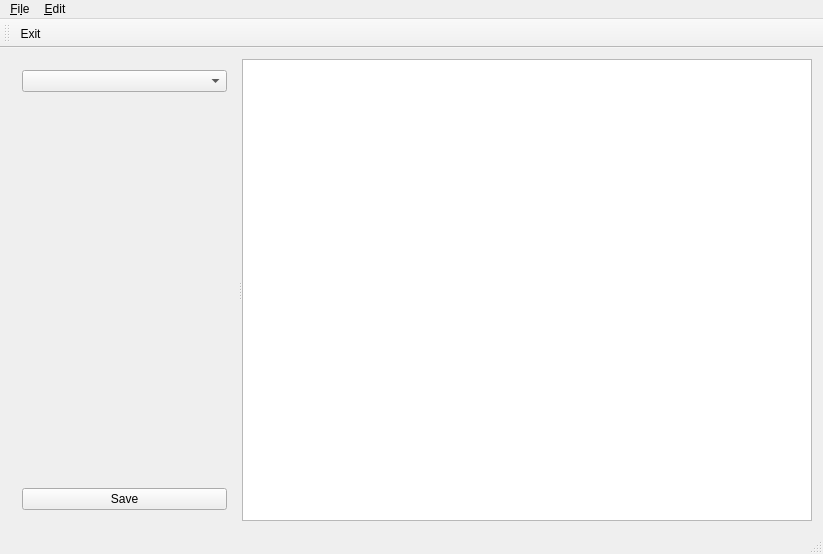
<?xml version="1.0" encoding="UTF-8"?>
<ui version="4.0">
 <class>MainWindow</class>
 <widget class="QMainWindow" name="MainWindow">
  <property name="geometry">
   <rect>
    <x>0</x>
    <y>0</y>
    <width>823</width>
    <height>554</height>
   </rect>
  </property>
  <property name="windowTitle">
   <string>MainWindow</string>
  </property>
  <widget class="QWidget" name="centralWidget">
   <layout class="QVBoxLayout" name="verticalLayout_2">
    <item>
     <widget class="QSplitter" name="splitter">
      <property name="orientation">
       <enum>Qt::Horizontal</enum>
      </property>
      <widget class="QWidget" name="layoutWidget">
       <layout class="QVBoxLayout" name="verticalLayout">
        <item>
         <widget class="MenuComboBox" name="menuComboBox"/>
        </item>
        <item>
         <widget class="EditorDelegate" name="menuEditorDelegate" native="true"/>
        </item>
        <item>
         <widget class="QPushButton" name="savePushButton">
          <property name="text">
           <string>Save</string>
          </property>
         </widget>
        </item>
       </layout>
      </widget>
      <widget class="QPlainTextEdit" name="menuTextEdit">
       <property name="minimumSize">
        <size>
         <width>400</width>
         <height>0</height>
        </size>
       </property>
       <property name="font">
        <font>
         <family>Courier New</family>
        </font>
       </property>
      </widget>
     </widget>
    </item>
   </layout>
  </widget>
  <widget class="QMenuBar" name="menuBar">
   <property name="geometry">
    <rect>
     <x>0</x>
     <y>0</y>
     <width>823</width>
     <height>21</height>
    </rect>
   </property>
   <widget class="QMenu" name="menuFile">
    <property name="title">
     <string>&amp;Fi&amp;le</string>
    </property>
    <addaction name="action_New"/>
    <addaction name="action_Open"/>
    <addaction name="action_Save"/>
    <addaction name="separator"/>
    <addaction name="action_Exit"/>
   </widget>
   <widget class="QMenu" name="menuEdit">
    <property name="title">
     <string>&amp;Edit</string>
    </property>
    <addaction name="action_Add"/>
    <addaction name="action_Remove"/>
   </widget>
   <addaction name="menuFile"/>
   <addaction name="menuEdit"/>
  </widget>
  <widget class="QToolBar" name="mainToolBar">
   <attribute name="toolBarArea">
    <enum>TopToolBarArea</enum>
   </attribute>
   <attribute name="toolBarBreak">
    <bool>false</bool>
   </attribute>
   <addaction name="action_Exit"/>
  </widget>
  <widget class="QStatusBar" name="statusBar"/>
  <action name="action_Open">
   <property name="text">
    <string>&amp;Open...</string>
   </property>
  </action>
  <action name="action_Save">
   <property name="text">
    <string>&amp;Save...</string>
   </property>
  </action>
  <action name="action_Exit">
   <property name="text">
    <string>&amp;Exit</string>
   </property>
   <property name="shortcut">
    <string>Ctrl+X</string>
   </property>
  </action>
  <action name="action_Add">
   <property name="text">
    <string>&amp;Add...</string>
   </property>
  </action>
  <action name="action_Remove">
   <property name="text">
    <string>&amp;Remove</string>
   </property>
  </action>
  <action name="action_New">
   <property name="text">
    <string>&amp;New...</string>
   </property>
   <property name="shortcut">
    <string>Ctrl+N</string>
   </property>
  </action>
 </widget>
 <layoutdefault spacing="6" margin="11"/>
 <customwidgets>
  <customwidget>
   <class>MenuComboBox</class>
   <extends>QComboBox</extends>
   <header>menucombobox.h</header>
  </customwidget>
  <customwidget>
   <class>EditorDelegate</class>
   <extends>QWidget</extends>
   <header>editordelegate.h</header>
   <container>1</container>
  </customwidget>
 </customwidgets>
 <resources/>
 <connections>
  <connection>
   <sender>action_Exit</sender>
   <signal>triggered()</signal>
   <receiver>MainWindow</receiver>
   <slot>close()</slot>
   <hints>
    <hint type="sourcelabel">
     <x>-1</x>
     <y>-1</y>
    </hint>
    <hint type="destinationlabel">
     <x>199</x>
     <y>149</y>
    </hint>
   </hints>
  </connection>
 </connections>
</ui>
